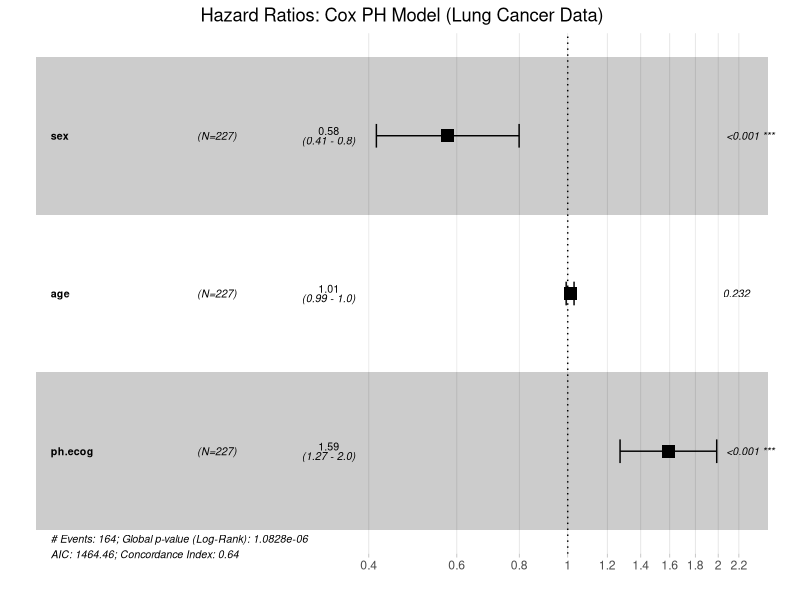
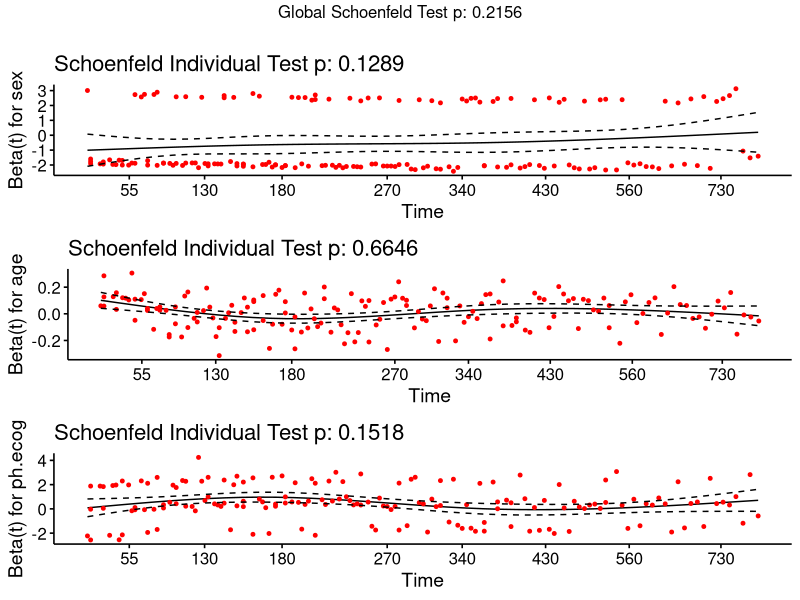
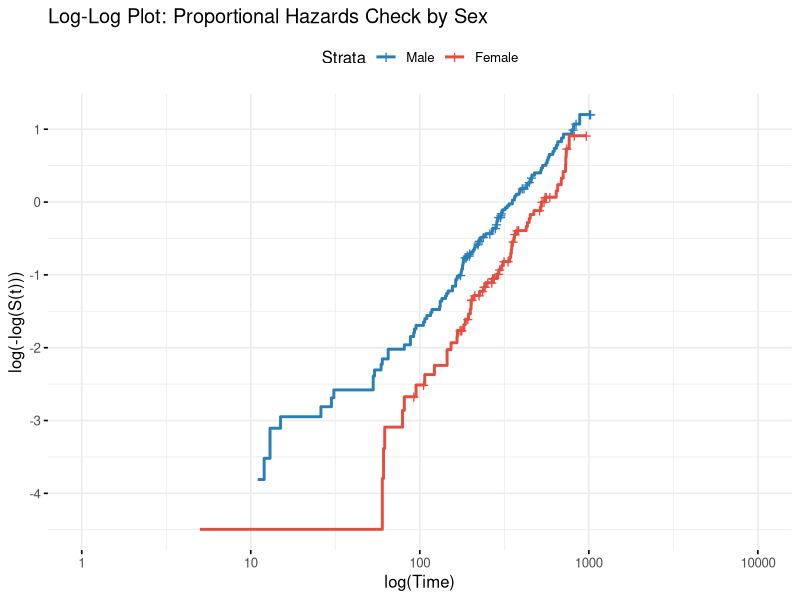
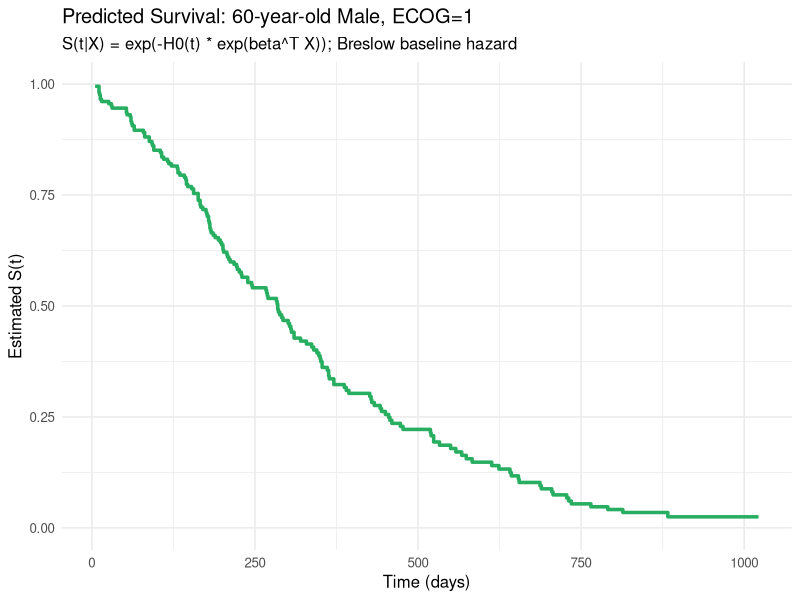

Reproduce these figures in R, in order.
# SOLUTION: Module 05 Lesson 02 — Cox Proportional Hazards Model
library(survival)
library(survminer)
library(dplyr)
library(ggplot2)

data(lung)
lung <- lung |> mutate(event = ifelse(status == 2, 1, 0))
lung_cc <- lung |> filter(!is.na(ph.ecog))

cat("Complete cases: n =", nrow(lung_cc), "| events =", sum(lung_cc$event), "\n\n")

# ============================================================
# Task 1: Cox PH model — sex, age, ph.ecog
# ============================================================
cox_fit <- coxph(Surv(time, event) ~ sex + age + ph.ecog, data = lung_cc)
print(summary(cox_fit))

# Interpretation of key results:
# sex:     coef ~ -0.53, exp(coef) ~ 0.59 => females have ~41% lower hazard than males
# age:     coef ~  0.017, HR ~ 1.02 per year; modest effect, may not be significant
# ph.ecog: coef ~  0.48, HR ~ 1.62 per unit; worse performance status => 62% higher hazard
cat("\nConcordance (C-index):", round(summary(cox_fit)$concordance[1], 3), "\n")

# ============================================================
# Task 2: Forest plot of hazard ratios
# ============================================================
p_forest <- ggforest(cox_fit, data = lung_cc,
                     main = "Hazard Ratios: Cox PH Model (Lung Cancer Data)")
print(p_forest)
# ph.ecog has the strongest effect (HR ~1.6); sex is significant; age is borderline.

# ============================================================
# Task 3: Schoenfeld residuals — cox.zph()
# ============================================================
zph_test <- cox.zph(cox_fit)
cat("\nSchoenfeld residual test (PH assumption):\n")
print(zph_test)
# Interpretation: if p > 0.05 for each covariate and globally, PH holds.
# In lung data, sex typically satisfies PH; ph.ecog may show mild time variation.

p_zph <- ggcoxzph(zph_test)
print(p_zph)

# ============================================================
# Task 4: Log-log plot
# ============================================================
km_sex <- survfit(Surv(time, event) ~ sex, data = lung_cc)
p_loglog <- ggsurvplot(
  km_sex,
  data        = lung_cc,
  fun         = "cloglog",
  xlab        = "log(Time)",
  ylab        = "log(-log(S(t)))",
  title       = "Log-Log Plot: Proportional Hazards Check by Sex",
  legend.labs = c("Male", "Female"),
  palette     = c("#2980b9", "#e74c3c"),
  ggtheme     = theme_minimal(base_size = 12)
)
print(p_loglog)
# Approximately parallel curves => PH assumption holds for sex.
# If curves cross, stratified Cox or time-varying coefficient would be needed.

# ============================================================
# Task 5: Likelihood ratio test — nested model comparison
# ============================================================
cox_sex <- coxph(Surv(time, event) ~ sex, data = lung_cc)

loglik_A <- cox_sex$loglik[2]   # log PL for reduced model (sex only)
loglik_B <- cox_fit$loglik[2]   # log PL for full model

LR_stat <- 2 * (loglik_B - loglik_A)
df_diff  <- length(coef(cox_fit)) - length(coef(cox_sex))
p_LR     <- 1 - pchisq(LR_stat, df = df_diff)

cat(sprintf("\nLikelihood Ratio Test (full vs. sex-only model):\n"))
cat(sprintf("  LR statistic = %.4f, df = %d, p-value = %.4f\n", LR_stat, df_diff, p_LR))
cat("Conclusion: Adding age and ph.ecog significantly improves the model (p < 0.05).\n")

cat("\nanova() cross-check:\n")
print(anova(cox_sex, cox_fit))

# ============================================================
# Task 6: Survival prediction via Breslow baseline hazard
# ============================================================
bh     <- basehaz(cox_fit, centered = FALSE)
X_new  <- c(sex = 1, age = 60, ph.ecog = 1)
lp_new <- sum(coef(cox_fit) * X_new)

S_pred_df <- data.frame(
  t      = bh$time,
  S_pred = exp(-bh$hazard * exp(lp_new))
)

cat(sprintf("\nLinear predictor for 60-yr male ECOG=1: %.4f\n", lp_new))
cat(sprintf("Estimated 1-year survival: %.3f\n",
            approx(S_pred_df$t, S_pred_df$S_pred, xout = 365)$y))

p_pred <- ggplot(S_pred_df, aes(x = t, y = S_pred)) +
  geom_step(color = "#27ae60", linewidth = 1.2) +
  ylim(0, 1) +
  labs(
    title    = "Predicted Survival: 60-year-old Male, ECOG=1",
    subtitle = "S(t|X) = exp(-H0(t) * exp(beta^T X)); Breslow baseline hazard",
    x = "Time (days)", y = "Estimated S(t)"
  ) +
  theme_minimal(base_size = 12)
print(p_pred)
